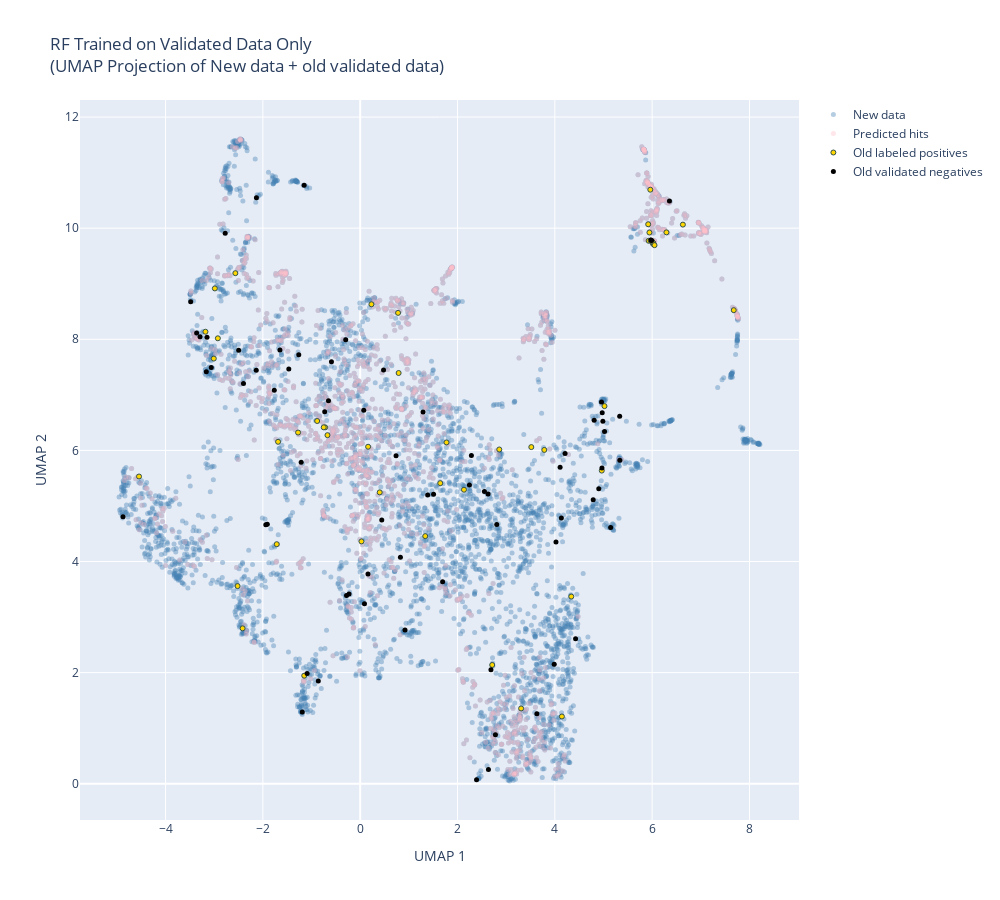

The code cell stored with this chart in its notebook:
### Code cell
### Separating the different groups into separate dataframes for plotting different colors

# extracting the new data from the combined df
c_new_data = combined_data_2d[~combined_data_2d['Predictions'].isna()] # only the new data has predictions on them

# extracting the new data from the combined df (predicted true)
c_new_data_positives = combined_data_2d[combined_data_2d['Predictions'] == True] 

# extracting the old data from the combined df (positives)
c_old_positives = combined_data_2d[combined_data_2d['Hit']==True]

# extracting the old data from the combined df (validated negatives)
c_old_negatives = combined_data_2d[combined_data_2d['Hit']==False]

# Plot with Plotly
fig = go.Figure()

# Add the dots for all of the new data
fig.add_trace(go.Scatter(
    x=c_new_data[0],
    y=c_new_data[1],
    mode='markers',
    marker=dict(color='steelblue', size=5, opacity=0.4),
    name='New data',
    text=c_new_data.index.values
))

# Add the dots for new data predicted to be positive
fig.add_trace(go.Scatter(
    x=c_new_data_positives[0],
    y=c_new_data_positives[1],
    mode='markers',
    marker=dict(color='pink', size=5, opacity=0.4),
    name='Predicted hits',
    text=c_new_data_positives.index.values
))


# Add the old validated positives
fig.add_trace(go.Scatter(
    x=c_old_positives[0],
    y=c_old_positives[1],
    mode='markers',
    marker=dict(color='gold', size=5, line=dict(width=1,
                                        color='DarkSlateGrey')),
    name='Old labeled positives',
    text=c_old_positives.index.values
))

# Add the old validated negatives negatives
fig.add_trace(go.Scatter(
    x=c_old_negatives[0],
    y=c_old_negatives[1],
    mode='markers',
    marker=dict(color='black', size=5),
    name='Old validated negatives',
    text=c_old_negatives.index.values
))


fig.update_layout(
    title='RF Trained on Validated Data Only<br>(UMAP Projection of New data + old validated data)<br>',
    xaxis_title='UMAP 1',
    yaxis_title='UMAP 2',
    showlegend=True,
    width=1000,
    height=900
)

fig.show()

### Figure 1 — Plotly figure (JSON) as saved in the notebook; plotly's stock layout.template omitted (floating-point values rounded to 4 significant figures; data arrays with more than 128 entries replaced by an {"elided": "..."} marker saying what was removed)
{"data": [{"marker": {"color": "steelblue", "opacity": 0.4, "size": 5}, "mode": "markers", "name": "New data", "text": {"elided": "5041 str values"}, "type": "scatter", "x": {"elided": "5041 float values"}, "y": {"elided": "5041 float values"}}, {"marker": {"color": "pink", "opacity": 0.4, "size": 5}, "mode": "markers", "name": "Predicted hits", "text": {"elided": "1345 str values"}, "type": "scatter", "x": {"elided": "1345 float values"}, "y": {"elided": "1345 float values"}}, {"marker": {"color": "gold", "line": {"color": "DarkSlateGrey", "width": 1}, "size": 5}, "mode": "markers", "name": "Old labeled positives", "text": ["Mupirocin", "Docetaxel", "Columbianadin", "Perillyl alcohol", "Arecaidine hydrochloride", "Dronedarone", "Cucurbitacin B", "Timosaponin AIII", "Scutellarein", "Combretastatin A4", "Salicylamide", "L-Pyroglutamic acid", "Desonide", "Flumethasone", "Clobetasol propionate", "Nocodazole", "Nitazoxanide", "Piperonyl butoxide", "Budesonide", "Piracetam", "Loteprednol etabonate", "Halcinonide", "Betamethasone", "Fluticasone propionate", "Crystal Violet", "Amprolium Hydrochloride", "Ouabain octahydrate", "Eltrombopag", "Regadenoson", "Naloxone hydrochloride", "Terfenadine", "Nifekalant hydrochloride", "ON-01910", "Molibresib", "2-PMPA", "Lumiracoxib", "Ethionamide", "Indomethacin", "Fluorometholone", "Norgestimate", "Parbendazole", "Tilorone", "MG-132", "(Rac)-Arnebin 1", "Pancuronium dibromide", "Amezinium methylsulfate", "[2-(4-Chlorophenyl)-1,3-thiazol-4-yl]acetic acid", "STF-31"], "type": "scatter", "x": [3.783, 4.965, 0.1623, -2.566, -1.15, 4.338, 6.293, 7.677, 0.2307, 0.7777, -3.009, -3.18, 5.944, 6.021, 6.018, -0.7207, -0.8847, -1.715, 5.919, -2.925, 5.929, 6.012, 6.003, 6.049, -2.52, -2.417, 5.021, 1.774, 0.4009, 0.02576, 2.858, 1.336, 4.145, 1.646, -2.987, -1.277, -4.545, -0.6726, 5.968, 5.962, -0.7497, 2.133, 3.516, 0.7897, 6.632, 2.713, -1.688, 3.307], "y": [6.008, 5.636, 6.065, 9.19, 1.945, 3.369, 9.924, 8.524, 8.63, 8.475, 7.653, 8.136, 9.922, 9.734, 9.718, 6.415, 6.529, 4.311, 10.07, 8.017, 9.773, 9.744, 9.758, 9.694, 3.557, 2.797, 6.797, 6.143, 5.244, 4.361, 6.016, 4.456, 1.21, 5.41, 8.915, 6.321, 5.53, 6.274, 9.777, 10.69, 6.415, 5.292, 6.059, 7.393, 10.06, 2.137, 6.154, 1.355]}, {"marker": {"color": "black", "size": 5}, "mode": "markers", "name": "Old validated negatives", "text": ["L-Tryptophan", "Fenspiride hydrochloride", "Docetaxel trihydrate", "Tilorone dihydrochloride", "Homoveratrumic acid", "Maltitol", "Sulfanilamide", "Pantethine", "Risedronic Acid", "Pralidoxime Chloride", "Auranofin", "Dimetridazole", "Dexamethasone acetate", "Miconazole nitrate", "Doxorubicin hydrochloride", "Cloxacillin sodium monohydrate", "Nifedipine", "Vincristine sulfate", "Enoxacin Sesquihydrate", "Urea", "Ritodrine hydrochloride", "Butoconazole nitrate", "Raloxifene hydrochloride", "Aminophylline", "Darunavir Ethanolate", "Phentolamine mesilate", "Dantrolene sodium salt", "Mometasone furoate", "Oxytetracycline", "Ebselen", "Fenbufen", "Griseofulvin", "Pizotifen", "Atazanavir", "Silodosin", "Ipratropium Bromide", "BI-847325", "PI-103", "Pamapimod", "Delanzomib", "Gamithromycin", "Ulixertinib", "Berbamine", "Refametinib", "Sapropterin dihydrochloride", "Alosetron hydrochloride", "Paromomycin Sulfate", "Avitinib", "Crocin II", "Methyl gallate", "Nuezhenide", "Isorhamnetin 3-O-neohesperidin", "UK-371804", "Dabigatran", "Tasimelteon", "CPI1189", "3,4-Dimethoxycinnamic acid", "D-Arabinose", "Hupehenine", "Furanodienone", "Lumichrome", "(-)-Sparteine sulfate pentahydrate", "U-73122", "Prilocaine", "Isavuconazonium sulfate", "Crotonic acid", "1,1,1,1-Kestohexose", "L-Canavanine sulfate", "Riboflavin", "Disodium monofluorophosphate", "L-Serine"], "type": "scatter", "x": [-2.399, -0.2805, 4.968, 0.8265, -3.061, -2.133, 2.391, 4.21, 2.636, -1.091, 4.108, -3.148, 5.976, -1.91, 4.808, 0.9209, 0.4795, 4.903, 4.024, -3.291, -0.2297, -1.94, 2.553, 1.508, 4.427, 2.687, -0.7295, 5.988, -1.152, -0.5909, -0.2975, -1.213, -4.874, 4.788, 3.987, 0.1598, 2.285, 0.7367, 1.694, 1.292, 5.336, 1.387, 4.134, 3.631, -2.497, 0.443, 5.022, 2.806, 4.987, -3.163, 4.973, 4.959, 2.779, 2.245, -1.766, -1.263, -2.136, -2.775, 6.355, -1.468, -0.6517, 0.08815, 2.628, -1.65, 5.147, -3.361, 5.333, -0.8612, 0.07302, -1.191, -3.484], "y": [7.205, 3.387, 5.685, 4.078, 7.492, 10.55, 0.07106, 5.945, 0.2539, 1.985, 5.695, 8.037, 9.788, 4.67, 6.544, 2.765, 7.445, 5.311, 4.349, 8.045, 3.415, 4.661, 5.26, 5.211, 2.61, 2.052, 6.695, 9.777, 10.77, 7.598, 7.99, 5.788, 4.805, 5.109, 2.151, 3.775, 5.906, 5.904, 3.635, 6.692, 5.82, 5.195, 4.782, 1.259, 7.801, 4.745, 6.342, 4.666, 6.523, 7.417, 6.679, 6.87, 0.8812, 5.376, 7.083, 7.722, 7.442, 9.909, 10.49, 7.464, 6.894, 3.241, 5.216, 7.806, 4.611, 8.113, 6.613, 1.847, 6.722, 1.289, 8.677]}], "layout": {"height": 900, "showlegend": true, "title": {"text": "RF Trained on Validated Data Only<br>(UMAP Projection of New data + old validated data)<br>"}, "width": 1000, "xaxis": {"title": {"text": "UMAP 1"}}, "yaxis": {"title": {"text": "UMAP 2"}}}}
